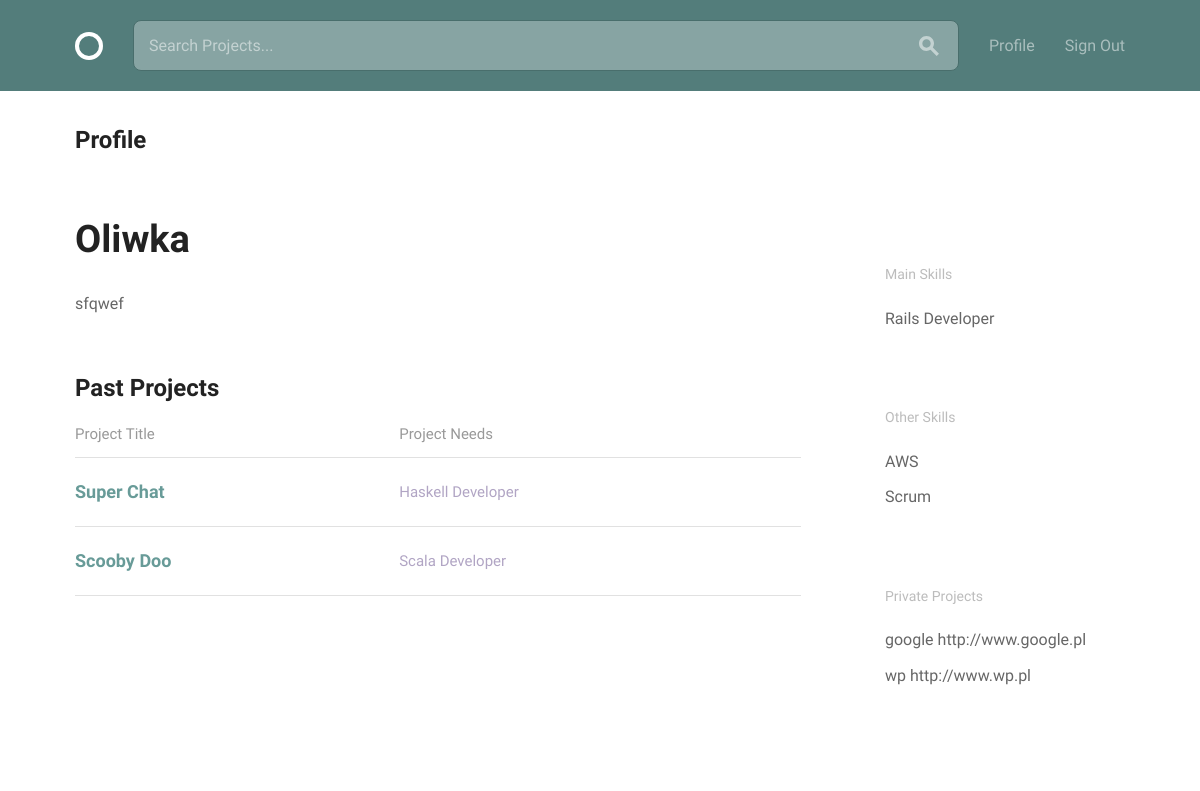
Page /profiles/profile/all/3 (signed in) on the earlier database version.
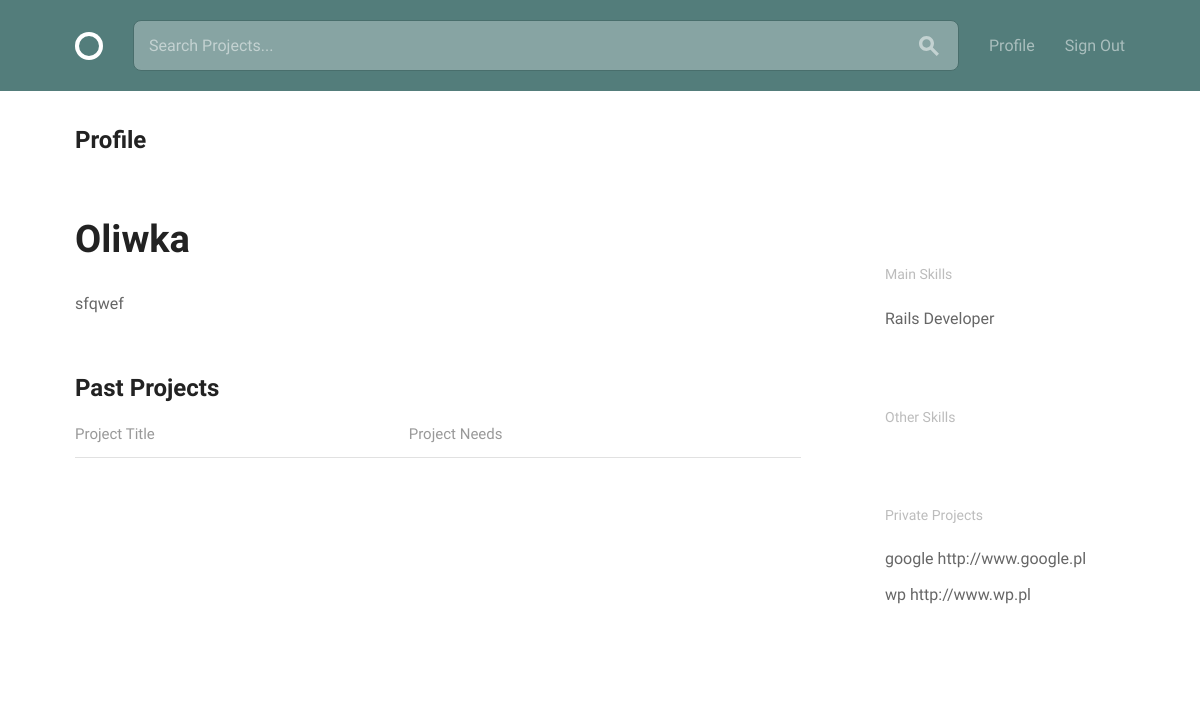
Same page on the later database version.
### projects/models.py (models this page shows, shortened)
class Project(models.Model):
    owner = models.ForeignKey(settings.AUTH_USER_MODEL,
                              on_delete=models.CASCADE,
                              related_name='projects')
    title = models.CharField(max_length=255, unique=True)
    description = MarkdownxField(max_length=2500, blank=True, null=True)
    project_timeline = MarkdownxField(max_length=500, blank=True, null=True )
    applicant_requirements = MarkdownxField(max_length=500, blank=True, null=True)
    project_status = models.CharField(max_length=255,
                                      choices=PROJECT_STATUS,
                                      blank=True)
    slug = models.SlugField(allow_unicode=True, unique=True)
    created_at = models.DateTimeField(auto_now_add=True)
    class Meta:
        ordering = ['-created_at']

class Position(models.Model):
    project = models.ForeignKey('Project', on_delete=models.CASCADE)
    title = models.CharField(max_length=255, blank=True)
    description = MarkdownxField(blank=True, null=True)
    main_skills = models.ManyToManyField('accounts.MainSkill',
                                         related_name='positions_main')
    other_skills = models.ManyToManyField('accounts.OtherSkill',
                                          related_name='positions_other')
    position_status = models.CharField(max_length=255,
                                       choices=POSITION_STATUS,
                                       blank=True)
    slug = models.SlugField(editable=False, blank=True)
    timeline = models.CharField(max_length=60, blank=True, null=True)
    created_at = models.DateTimeField(auto_now_add=True)
    class Meta:
        ordering = ['-created_at']

### accounts/models.py (models this page shows, shortened)
class MainSkill(models.Model):
    name = models.CharField(max_length=255, unique=True)
    def __str__(self):
        return self.name

class OtherSkill(models.Model):
    user = models.ForeignKey(settings.AUTH_USER_MODEL,
                             on_delete=models.CASCADE,
                             related_name='user_skills')
    name = models.CharField(max_length=255, blank=True)
    def __str__(self):
        return self.name

class UserProject(models.Model):
    user = models.ForeignKey(settings.AUTH_USER_MODEL,
                             on_delete=models.CASCADE,
                             related_name='user_projects')
    project_name = models.CharField(max_length=255, blank=True)
    url = models.URLField()

### accounts/views.py (the view)
# urls.py: path('profile/all/<int:pk>', views.ProfileForAll.as_view(), name='profile_all'),
class ProfileForAll(DetailView):
    model = User
    template_name = 'accounts/profile_all.html'
    def get_queryset(self):
        queryset = super(ProfileForAll, self).get_queryset()
        return queryset.filter(id__iexact=self.kwargs['pk'])
    def get_context_data(self, **kwargs):
        context = super(ProfileForAll, self).get_context_data(**kwargs)
        context['search_form'] = SearchForm()
        context['user_projects'] = UserProject.objects.filter(user=self.kwargs['pk'])
        context['projects'] = Project.objects.filter(owner=self.kwargs['pk'])
        context['logged_user'] = get_object_or_404(User, id=self.request.user.id)
        return context

### projects/forms.py
class SearchForm(forms.Form):
    q = forms.CharField(
        max_length=255,
        widget=forms.TextInput(
            attrs={
                'placeholder': 'Search Projects...',
            },
        ))

### accounts/templates/accounts/profile_all.html (shortened to what this page needs)
{% load static %}
<!DOCTYPE html>
<html lang="en">
<head>
  <link rel="stylesheet" href="{% static 'css/global.css' %}">
</head>
<body>
  <header class="circle--header">
    <div class="bounds">
      <div class="circle--fluid">
        <div class="circle--fluid--cell">
          <h1 class="hide-text circle--logo"><a class="logo" href="/">Circle</a></h1>
        </div>
        {% if user.is_authenticated %}
        <div class="circle--fluid--cell circle--fluid--primary">
          <div class="circle--search">
          <form class="" action="{% url 'projects:projects_search' %}" method="GET">
            {{ search_form.q }}
            <button type="submit">
            </button>
            </form>
          </div>
        </div>
        {% endif %}
        <div class="circle--fluid--cell circle--fluid--secondary">
          <nav>
            <ul class="circle--inline">
            {% if not user.is_authenticated %}
              <li><a href="{% url 'account_signup' %}">Sign Up</a></li>
              <li><a href="{% url 'account_login' %}">Sign In</a></li>
              {% else %}
              <li><a href="{% url 'accounts:profile_detail' pk=logged_user.id %}">Profile</a></li>
              <li><a href="{% url 'account_logout' %}">Sign Out</a></li>
              {% endif %}
            </ul>
          </nav>
        </div>
      </div>
    </div>
  </header>
{% block body_content %}
  <div class="bounds circle--page">
    <div class="circle--page--header circle--fluid">
      <div class="circle--fluid--cell circle--fluid--primary">
        <h2>Profile</h2>
      </div>
    </div>
    <div class="grid-70">
      <h1>{{ user.full_name|title }}</h1>
      <div class="circle--article--body">
        <p>{{ user.bio }}</p>
      </div>
      <h2>Past Projects</h2>
      <table class="u-full-width circle--table">
        <thead>
          <tr>
            <th>Project Title</th>
            <th class="circle--cell--right">Project Needs</th>
          </tr>
        </thead>
        <tbody>
        {% for project in projects %}
          <tr class="clickable-row" data-href="{% url 'projects:project_detail' slug=project.slug %}">
            <td>
              <h3>{{ project.title|title }}</h3>
            </td>
            <td class="circle--cell--right">
            {% for position in project.position_set.all %}
              <span class="secondary-label">{{ position.title }}</span>
              {% endfor %}
            </td>
          </tr>
          {% endfor %}
        </tbody>
      </table>
    </div>
    <div class="grid-25 grid-push-5">
      <div class="circle--secondary--module">
      </div>
    <div class="circle--secondary--module">
        <h4>Main Skills</h4>
        <ul class="circle--link--list">
        {% for skill in user.main_skills.all %}
          <li>
            {{ skill }}
          </li>
          {% endfor %}
        </ul>
    </div>
      <div class="circle--secondary--module">
        <h4>Other Skills</h4>
        <ul class="circle--link--list">
        {% for skill in user.other_skills.all %}
          <li>
            {{ skill }}
          </li>
          {% endfor %}
      </div>
      <div class="circle--secondary--module">
        <h4>Private Projects</h4>
        <ul class="circle--link--list">
          {% for project in user_projects %}
          <li>
            {{ project.project_name }}
            {{ project.url }}
          </li>
          {% endfor %}
        </ul>
      </div>
    </div>
  </div>
  {% endblock body_content %}
</body>
</html>

Differences in the rows shown:
removed Project: title "Super Chat"
removed Position: title "Haskell Developer", shown under "Super Chat"
removed Project: title "Scooby Doo"
removed Position: title "Scala Developer", shown under "Scooby Doo"
removed OtherSkill: name "AWS"
removed OtherSkill: name "Scrum"
